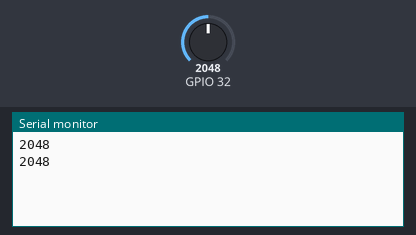
Simulated run of this sketch. Board: ESP32. Shown: the last lines printed to the serial monitor. The inputs (shaded band) are chosen by the test bench; at power-on: GPIO 32 = 2048.

Above: at 1.8 s.
1.9 s: GPIO 32 set to 2866
At 2.8 s:
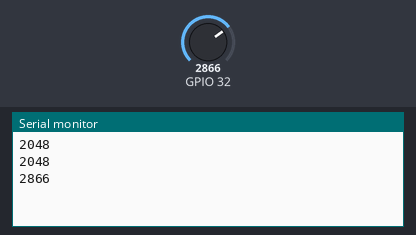
3.4 s: GPIO 32 set to 3603
At 4.7 s:
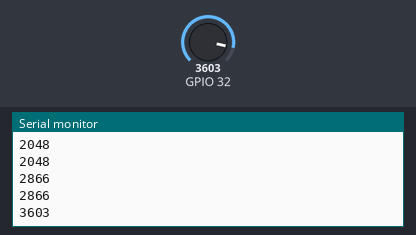
Timing chart, 0 to 6.4 s (numbered marks = the images above; inputs shaded):
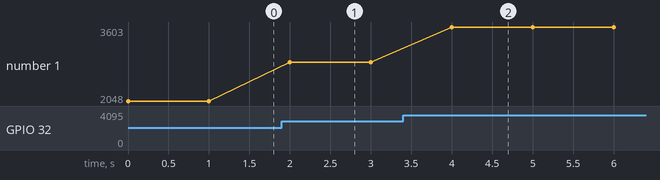

The sketch:

02_adc_raw.ino
```cpp
// stage 2: one raw ADC sample per second. Showed ~74 counts of spread.
void setup() {
  Serial.begin(115200);
}

void loop() {
  int raw = analogRead(32);
  Serial.println(raw);
  delay(1000);
}
```

Measured:
- after the input at 1.9 s, the serial monitor: prints a new line after 0.10 s (image 1)
- after the input at 3.4 s, the serial monitor: prints a new line after 0.60 s (image 2)
- plotted number 1: 2048 → 2866 after the input at 1.9 s, 2866 → 3603 after the input at 3.4 s
